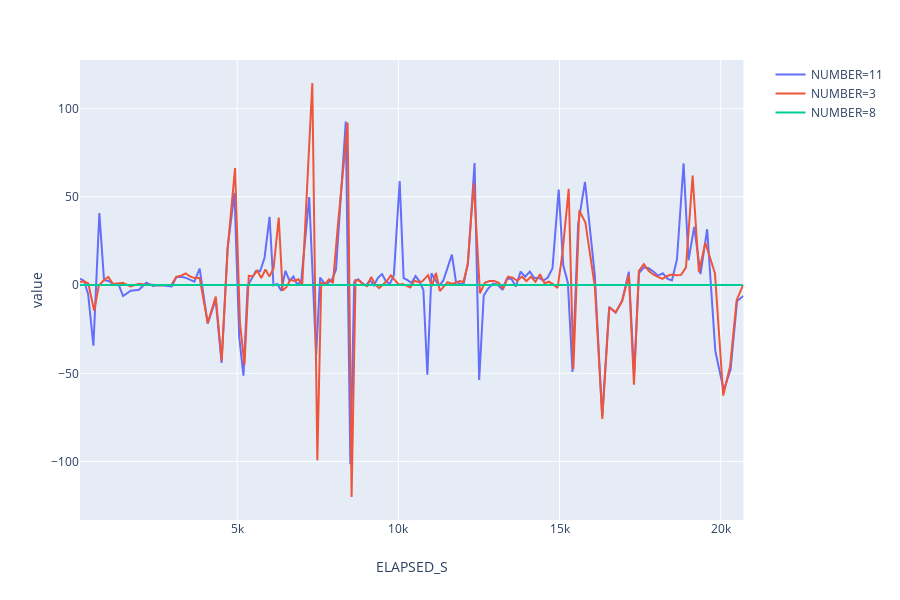

The notebook cell saved with this chart:
### Code cell
fig = px.line(tmp[tmp['NUMBER'].isin(['11','3','8'])],
              x="ELAPSED_S", y="value", color='NUMBER')
fig.show()

### Figure 1 — Plotly figure (JSON) as saved in the notebook; plotly's stock layout.template omitted (floating-point values rounded to 4 significant figures; data arrays with more than 128 entries replaced by an {"elided": "..."} marker saying what was removed)
{"data": [{"hoverlabel": {"namelength": 0}, "hovertemplate": "NUMBER=11<br>ELAPSED_S=%{x}<br>value=%{y}", "legendgroup": "NUMBER=11", "line": {"color": "#636efa", "dash": "solid"}, "mode": "lines", "name": "NUMBER=11", "showlegend": true, "type": "scatter", "x": {"elided": "132 float values"}, "xaxis": "x", "y": {"elided": "132 float values"}, "yaxis": "y"}, {"hoverlabel": {"namelength": 0}, "hovertemplate": "NUMBER=3<br>ELAPSED_S=%{x}<br>value=%{y}", "legendgroup": "NUMBER=3", "line": {"color": "#EF553B", "dash": "solid"}, "mode": "lines", "name": "NUMBER=3", "showlegend": true, "type": "scatter", "x": {"elided": "132 float values"}, "xaxis": "x", "y": {"elided": "132 float values"}, "yaxis": "y"}, {"hoverlabel": {"namelength": 0}, "hovertemplate": "NUMBER=8<br>ELAPSED_S=%{x}<br>value=%{y}", "legendgroup": "NUMBER=8", "line": {"color": "#00cc96", "dash": "solid"}, "mode": "lines", "name": "NUMBER=8", "showlegend": true, "type": "scatter", "x": {"elided": "133 float values"}, "xaxis": "x", "y": {"elided": "133 int values"}, "yaxis": "y"}], "layout": {"height": 600, "legend": {"tracegroupgap": 0}, "margin": {"t": 60}, "xaxis": {"anchor": "y", "domain": [0, 0.98], "title": {"text": "ELAPSED_S"}}, "yaxis": {"anchor": "x", "domain": [0, 1], "title": {"text": "value"}}}}
